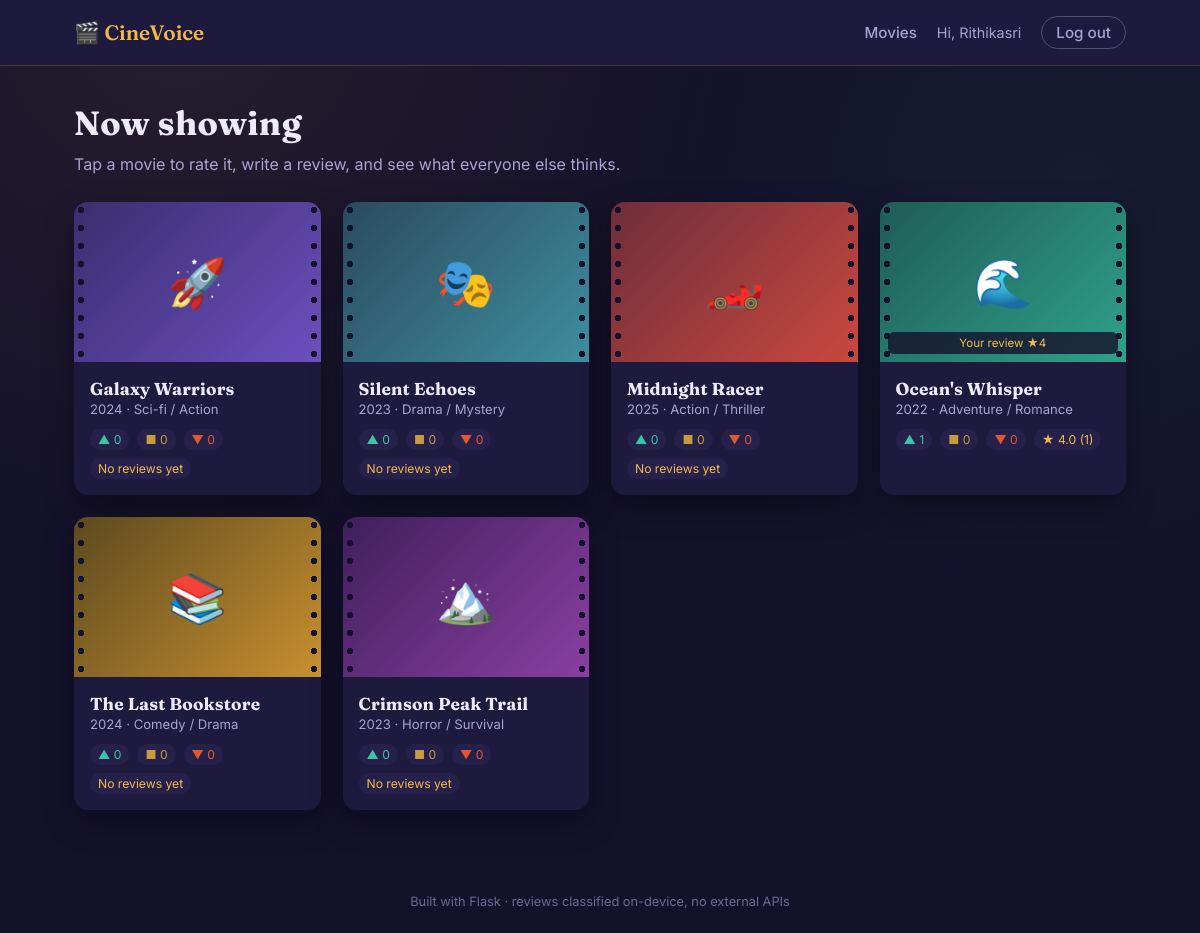
Page /movies (signed in) on the committed database.
### tables this page shows
CREATE TABLE movies (
            id INTEGER PRIMARY KEY AUTOINCREMENT,
            name TEXT NOT NULL,
            year INTEGER NOT NULL,
            poster_class TEXT NOT NULL,
            emoji TEXT NOT NULL DEFAULT '🎬',
            genre TEXT NOT NULL DEFAULT ''
        );

CREATE TABLE reviews (
            id INTEGER PRIMARY KEY AUTOINCREMENT,
            user_id INTEGER NOT NULL,
            movie_id INTEGER NOT NULL,
            rating INTEGER NOT NULL DEFAULT 3,
            review_text TEXT NOT NULL,
            sentiment TEXT NOT NULL,
            created_at TEXT NOT NULL,
            updated_at TEXT NOT NULL,
            UNIQUE(user_id, movie_id),
            FOREIGN KEY (user_id) REFERENCES users (id) ON DELETE CASCADE,
            FOREIGN KEY (movie_id) REFERENCES movies (id) ON DELETE CASCADE
        );

### app.py (the view)
    def wrapper(*args, **kwargs):
        if not session.get("user_id"):
            flash("Please log in to continue.", "error")
            return redirect(url_for("login"))
        return view_func(*args, **kwargs)

### app.py (called while the page is built)
def get_db():
    if "db" not in g:
        g.db = sqlite3.connect(DB_PATH)
        g.db.row_factory = sqlite3.Row
        g.db.execute("PRAGMA foreign_keys = ON")
    return g.db

def login_required(view_func):
    def wrapper(*args, **kwargs):
        if not session.get("user_id"):
            flash("Please log in to continue.", "error")
            return redirect(url_for("login"))
        return view_func(*args, **kwargs)
    wrapper.__name__ = view_func.__name__
    return wrapper

@app.context_processor
def inject_globals():
    return {"current_username": session.get("username"), "is_admin": session.get("is_admin", False)}

def get_movies():
    db = get_db()
    return db.execute("SELECT * FROM movies ORDER BY id").fetchall()

def get_stats():
    db = get_db()
    stats = {}
    for m in get_movies():
        stats[m["id"]] = {"positive": 0, "neutral": 0, "negative": 0, "avg_rating": 0, "total": 0}
    rows = db.execute(
        "SELECT movie_id, sentiment, COUNT(*) as cnt FROM reviews GROUP BY movie_id, sentiment"
    ).fetchall()
    for row in rows:
        mid = row["movie_id"]
        if mid in stats:
            key = row["sentiment"].lower()
            if key in stats[mid]:
                stats[mid][key] = row["cnt"]
    avg_rows = db.execute(
        "SELECT movie_id, AVG(rating) as avg_rating, COUNT(*) as total FROM reviews GROUP BY movie_id"
    ).fetchall()
    for row in avg_rows:
        mid = row["movie_id"]
        if mid in stats:
            stats[mid]["avg_rating"] = round(row["avg_rating"], 1)
            stats[mid]["total"] = row["total"]
    return stats

def get_my_reviews(user_id):
    db = get_db()
    rows = db.execute(
        "SELECT movie_id, rating, review_text, sentiment FROM reviews WHERE user_id = ?",
        (user_id,),
    ).fetchall()
    return {row["movie_id"]: dict(row) for row in rows}

@app.route("/movies")
@login_required
def movies():
    stats = get_stats()
    my_reviews = get_my_reviews(session["user_id"])
    return render_template(
        "movies.html",
        movies=get_movies(),
        stats=stats,
        my_reviews=my_reviews,
    )

### templates/movies.html (shortened to what this page needs)
{% extends "base.html" %}
{% block content %}
<div class="page-head">
  <h1>Now showing</h1>
  <p>Tap a movie to rate it, write a review, and see what everyone else thinks.</p>
</div>
<div class="movie-grid">
  {% for movie in movies %}
  {% set s = stats[movie.id] %}
  {% set mine = my_reviews.get(movie.id) %}
  <a class="movie-card" href="{{ url_for('movie_detail', movie_id=movie.id) }}">
    <div class="poster {{ movie.poster_class }}">
      <span class="poster-emoji">{{ movie.emoji }}</span>
      {% if mine %}<span class="badge badge-reviewed">Your review ★{{ mine.rating }}</span>{% endif %}
    </div>
    <div class="movie-info">
      <h3>{{ movie.name }}</h3>
      <p class="movie-meta">{{ movie.year }} &middot; {{ movie.genre }}</p>
      <div class="movie-stats">
        <span class="stat stat-pos">▲ {{ s.positive }}</span>
        <span class="stat stat-neu">■ {{ s.neutral }}</span>
        <span class="stat stat-neg">▼ {{ s.negative }}</span>
        {% if s.total %}
        <span class="stat stat-avg">★ {{ s.avg_rating }} ({{ s.total }})</span>
        {% else %}
        <span class="stat stat-avg">No reviews yet</span>
        {% endif %}
      </div>
    </div>
  </a>
  {% endfor %}
</div>
{% endblock %}

### templates/base.html (shortened to what this page needs)
<!DOCTYPE html>
<html lang="en">
<head>
  <link rel="stylesheet" href="{{ url_for('static', filename='style.css') }}">
</head>
<body>
  {% if current_username %}
  <nav class="navbar">
    <div class="nav-inner">
      <a href="{{ url_for('movies') }}" class="brand">🎬 CineVoice</a>
      <div class="nav-links">
        <a href="{{ url_for('movies') }}">Movies</a>
        <span class="nav-user">Hi, {{ current_username }}</span>
        <a href="{{ url_for('logout') }}" class="btn-ghost">Log out</a>
      </div>
    </div>
  </nav>
  {% endif %}
  <main class="page">
    {% block content %}{% endblock %}
  </main>
  <footer class="site-footer">Built with Flask &middot; reviews classified on-device, no external APIs</footer>
</body>
</html>

### static/style.css (style rules this page uses)
:root { --midnight: #14112B; --velvet: #1E1A3D; --velvet-2: #26214A; --gold: #F2B84B; --gold-dim: #C99A3F; --ticket-red: #E4572E; --lobby-teal: #38C6A6; --paper: #F5F1E8; --paper-dim: #C9C3B4; --ink: #EDEAFB; --ink-dim: #A9A3CF; --radius: 14px; --shadow: 0 12px 30px rgba(0,0,0,0.35); }
* { box-sizing: border-box; }
html, body { margin: 0; padding: 0; background: var(--midnight); color: var(--ink); font-family: 'Inter', -apple-system, BlinkMacSystemFont, sans-serif; min-height: 100vh; }
body { background-image: radial-gradient(circle at 15% 0%, rgba(242,184,75,0.08), transparent 40%), radial-gradient(circle at 90% 20%, rgba(56,198,166,0.06), transparent 35%); }
h1, h2, h3 { font-family: 'Fraunces', Georgia, serif; color: var(--ink); margin: 0 0 0.3em 0; letter-spacing: 0.01em; }
a { color: var(--gold); text-decoration: none; }
.navbar { background: var(--velvet); border-bottom: 1px solid rgba(242,184,75,0.18); }
.nav-inner { max-width: 1100px; margin: 0 auto; padding: 16px 24px; display: flex; align-items: center; justify-content: space-between; }
.brand { font-family: 'Fraunces', serif; font-weight: 600; font-size: 1.3rem; color: var(--gold); }
.nav-links { display: flex; align-items: center; gap: 20px; }
.nav-links a { color: var(--ink-dim); font-weight: 500; font-size: 0.95rem; }
.nav-user { color: var(--ink-dim); font-size: 0.9rem; }
.btn-ghost { border: 1px solid rgba(237,234,251,0.25); padding: 6px 14px; border-radius: 999px; font-size: 0.85rem; }
.page { max-width: 1100px; margin: 0 auto; padding: 36px 24px 60px; }
.page-head { margin-bottom: 28px; }
.page-head h1 { font-size: 2.1rem; }
.page-head p { color: var(--ink-dim); margin: 0; }
.site-footer { text-align: center; color: var(--ink-dim); font-size: 0.8rem; padding: 24px; opacity: 0.6; }
.movie-grid { display: grid; grid-template-columns: repeat(auto-fill, minmax(230px, 1fr)); gap: 22px; }
.movie-card { background: var(--velvet); border-radius: var(--radius); overflow: hidden; box-shadow: var(--shadow); transition: transform 0.15s ease, box-shadow 0.15s ease; display: block; }
.poster { position: relative; height: 160px; display: flex; align-items: center; justify-content: center; font-size: 3rem; }
.poster::before, .poster::after { content: ""; position: absolute; top: 0; bottom: 0; width: 14px; background-image: radial-gradient(circle, var(--midnight) 3px, transparent 3.5px); background-size: 14px 18px; background-repeat: repeat-y; background-position: center; }
.poster::before { left: 0; }
.poster::after { right: 0; }
.poster-1 { background: linear-gradient(135deg, #3A2E6E, #6C4FBF); }
.poster-2 { background: linear-gradient(135deg, #2B4A5E, #3E8E9E); }
.poster-3 { background: linear-gradient(135deg, #6E2E3A, #C9483F); }
.poster-4 { background: linear-gradient(135deg, #1F5C57, #2FA189); }
.poster-5 { background: linear-gradient(135deg, #5C4A1F, #C98F2F); }
.poster-6 { background: linear-gradient(135deg, #401F5C, #8A3FA1); }
.badge { position: absolute; bottom: 8px; left: 8px; right: 8px; background: rgba(20,17,43,0.8); color: var(--gold); font-size: 0.72rem; padding: 4px 8px; border-radius: 6px; text-align: center; }
.movie-info { padding: 16px; }
.movie-info h3 { font-size: 1.08rem; margin-bottom: 2px; }
.movie-meta { color: var(--ink-dim); font-size: 0.82rem; margin: 0 0 12px; }
.movie-stats { display: flex; flex-wrap: wrap; gap: 8px; }
.stat { font-size: 0.76rem; padding: 3px 8px; border-radius: 999px; background: var(--velvet-2); color: var(--ink-dim); }
.stat-pos { color: var(--lobby-teal); }
.stat-neg { color: var(--ticket-red); }
.stat-neu { color: var(--gold-dim); }
.stat-avg { color: var(--gold); }

### rows in the picture
movies: emoji "🚀", name "Galaxy Warriors", year "2024", genre "Sci-fi / Action", positive "0", neutral "0", negative "0", shows "No reviews yet"
movies: emoji "🎭", name "Silent Echoes", year "2023", genre "Drama / Mystery", positive "0", neutral "0", negative "0", shows "No reviews yet"
movies: emoji "🏎️", name "Midnight Racer", year "2025", genre "Action / Thriller", positive "0", neutral "0", negative "0", shows "No reviews yet"
movies: emoji "🌊", name "Ocean's Whisper", year "2022", genre "Adventure / Romance", positive "1", neutral "0", negative "0", avg_rating "4.0", total "1"
reviews: rating "4"
movies: emoji "📚", name "The Last Bookstore", year "2024", genre "Comedy / Drama", positive "0", neutral "0", negative "0", shows "No reviews yet"
movies: emoji "🏔️", name "Crimson Peak Trail", year "2023", genre "Horror / Survival", positive "0", neutral "0", negative "0", shows "No reviews yet"

### other values in the picture
{{ current_username }} "Rithikasri"
